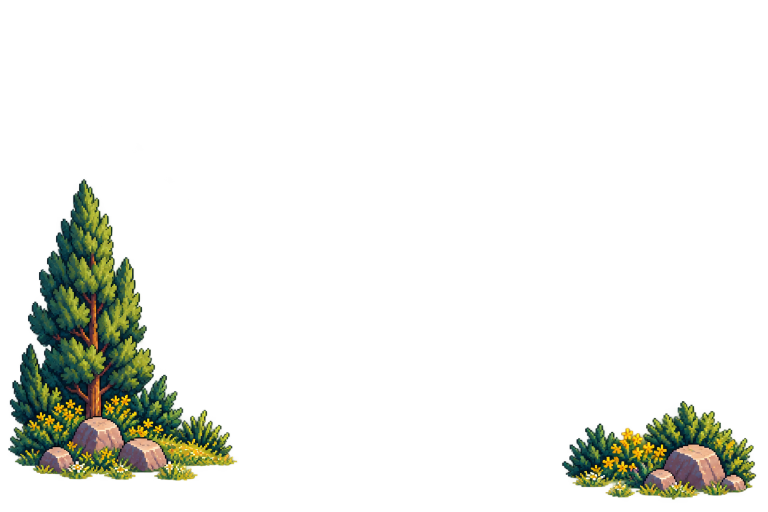
#> input picture Portfolio_Campamento_Documentacion_y_Assets_v1/portfolio-campamento/assets/world/camp-foreground.png, 1536 x 1024 px (shown at 1/2 size); its folder holds 3 pictures in this run
$ python build_catalog.py
#> lines starting #> are read from the running program, lines starting #| are printed output that depends on the picture
#!/usr/bin/env python3
"""Build manifests and the local preview catalog from the real asset files.

This script only reads source assets. It writes assets-manifest.json,
config/world-layout.json and preview/catalog.js. It can be run again after
new PNG brand files are added.

Usage from the kit root: python3 tools/build_catalog.py
"""

from __future__ import annotations

import argparse
from collections import Counter
from datetime import datetime, timezone
import hashlib
import json
from pathlib import Path
import wave
import xml.etree.ElementTree as ET

import numpy as np
from PIL import Image


SECTIONS = {
    "world": (0, "Mundo"),
    "destinations": (1, "Destinos"),
    "character": (2, "Personaje"),
    "decoration": (3, "Decoración"),
    "effects": (4, "Efectos"),
    "brand": (5, "Identidad"),
    "icons": (6, "Interfaz"),
    "audio": (7, "Audio"),
    "fonts": (8, "Tipografía"),
}

NAMES = {
    "world-backdrop": "Cordillera y paisaje lejano",
    "camp-ground": "Terreno del campamento",
    "camp-foreground": "Vegetación de primer plano",
    "poi-projects": "Taller · Proyectos",
    "poi-about": "Fogón · Sobre mí",
    "poi-journey": "Bitácora · Trayectoria",
    "poi-contact": "Radio · Contacto",
    "avatar-master": "Alejo · Personaje maestro",
    "alejo-portrait": "Alejo · Retrato pixel art",
    "avatar-movement-atlas": "Alejo · Poses y caminata",
    "camp-props-atlas": "Objetos reutilizables",
    "camp-effects-atlas": "Fuego, humo y agua",
    "favicon-master": "Símbolo · Fuente para favicon",
    "portfolio-share-cover": "Portada para compartir",
    "ui-open": "Abrir una ficha",
    "ui-close": "Cerrar una ficha",
    "discovery": "Descubrimiento",
    "step-soft": "Paso suave",
    "camp-ambience-loop": "Ambiente suave · Bucle de 12 s",
    "Lexend-Variable": "Lexend · Texto y controles",
    "PixelifySans-Variable": "Pixelify Sans · Títulos",
    "arrow-down": "Flecha abajo",
    "arrow-left": "Flecha izquierda",
    "arrow-right": "Flecha derecha",
    "arrow-up": "Flecha arriba",
    "book-open": "Bitácora",
    "briefcase-business": "Proyectos",
    "download": "Descargar CV",
    "external-link": "Enlace externo",
    "mail": "Correo",
    "map": "Mapa",
    "menu": "Menú",
    "volume-2": "Sonido activo",
    "volume-x": "Sonido desactivado",
    "x": "Cerrar",
}

NOTES = {
    "world-backdrop": "Fondo opaco. Se compone detrás del terreno sin deformar su proporción.",
    "camp-ground": "Capa con transparencia real. Los caminos y claros son una propuesta artística; no contienen colisiones programadas.",
    "camp-foreground": "Capa opcional de profundidad. Está oculta inicialmente en la composición para conservar visibles los destinos.",
    "poi-projects": "Edificio separado, con cartel vacío para añadir el título mediante la interfaz web.",
    "poi-about": "Zona del fogón y presentación personal; el efecto de fuego se integra por separado.",
    "poi-journey": "Mesa y bitácora para presentar la trayectoria.",
    "poi-contact": "Puesto de radio para acceder al contacto profesional.",
    "avatar-master": "Diseño maestro inspirado en la fotografía aportada. La foto original no se incluye en este kit.",
    "alejo-portrait": "Retrato estilizado para presentación personal; no sustituye una fotografía documental.",
    "avatar-movement-atlas": "20 cuadros con metadatos reales. Secuencias iniciales; revisar el movimiento al tamaño final.",
    "camp-props-atlas": "8 objetos con recortes variables y anclajes. Seleccioná cada nombre para inspeccionarlo.",
    "camp-effects-atlas": "3 secuencias de 4 cuadros. Las celdas incluyen chispas y fragmentos separados.",
    "favicon-master": "Arte fuente del símbolo. Preparar y revisar sus exportaciones pequeñas durante la integración.",
    "portfolio-share-cover": "Portada ilustrada para compartir el portfolio.",
}


def read_json(path: Path, fallback):
    return json.loads(path.read_text(encoding="utf-8")) if path.is_file() else fallback


def digest(path: Path) -> str:
    hasher = hashlib.sha256()
    with path.open("rb") as stream:
        for chunk in iter(lambda: stream.read(1024 * 1024), b""):
            hasher.update(chunk)
    return hasher.hexdigest()


def png_metadata(path: Path) -> dict:
    with Image.open(path) as image:
        width, height = image.size
        alpha = np.asarray(image.convert("RGBA"))[:, :, 3]
    ys, xs = np.where(alpha > 8)
    bounds = {"x": 0, "y": 0, "w": width, "h": height}
    if len(xs):
        bounds = {"x": int(xs.min()), "y": int(ys.min()),
                  "w": int(xs.max() - xs.min() + 1),
                  "h": int(ys.max() - ys.min() + 1)}
    return {
        "width": width, "height": height,
        "hasRealTransparency": bool((alpha < 255).any()),
        "visibleBounds": bounds,
        "boundsAlphaThreshold": 8,
        "defaultAnchor": {
            "x": bounds["x"] + bounds["w"] / 2,
            "y": bounds["y"] + bounds["h"],
        },
    }


def build_assets(root: Path) -> list[dict]:
    asset_root = root / "assets"
    audio_data = read_json(asset_root / "audio/metadataaudio.json", {}).get("files", [])
#> (reads Portfolio_Campamento_Documentacion_y_Assets_v1/portfolio-campamento/assets/audio/metadataaudio.json from the repository)
    audio_by_file = {item["file"]: item for item in audio_data}
    font_sources = read_json(asset_root / "fonts/sources.json", [])
    font_source_by_file = {item["file"]: item for item in font_sources}
    media = [p for p in asset_root.rglob("*") if p.is_file() and
             p.suffix.lower() in {".png", ".svg", ".wav", ".ttf", ".woff", ".woff2", ".otf"}]
    media.sort(key=lambda p: (SECTIONS.get(p.relative_to(asset_root).parts[0], (99, "Otros"))[0], p.name))
    result = []
    for path in media:
        relative = path.relative_to(root).as_posix()
        section = path.relative_to(asset_root).parts[0]
        asset_id = path.stem if section not in {"icons", "audio", "fonts"} else f"{section}-{path.stem}"
        item = {"id": asset_id, "name": NAMES.get(path.stem, path.stem),
                "path": relative, "category": SECTIONS.get(section, (99, "Otros"))[1],
                "bytes": path.stat().st_size, "sha256": digest(path)}
        if path.suffix.lower() == ".png":
            item.update({"kind": "image", "mimeType": "image/png", "sourceKind": "generated-art"})
            item.update(png_metadata(path))
#> in png_metadata, image is the input picture: PIL image 1536x1024 RGBA; mean R, G, B, A 18.7, 22.7, 11.2, 28.8
#> in png_metadata, `alpha = np.asarray(image.convert("RGBA"))[:, :, 3]`:
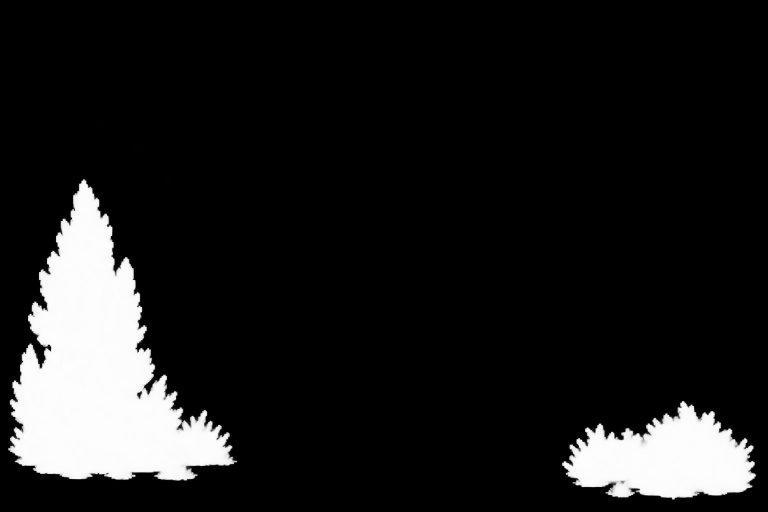
#> alpha: shape (1024, 1536) (shown at 1/2 size); min 0, max 254, mean 28.8
#> in png_metadata, `bounds = {"x": int(xs.min()), "y": int(ys.min()), "w": int(xs.max() - ..`: bounds = {'x': 16, 'y': 358, 'w': 1497, 'h': 642}
            atlas_path = path.with_suffix(".json")
            atlas = read_json(atlas_path, {})
            if isinstance(atlas, dict) and atlas.get("frames"):
                item.update({"kind": "spritesheet", "atlasMetadata": atlas_path.relative_to(root).as_posix(),
                             "frames": atlas["frames"], "animations": atlas.get("animations", {}),
                             "fps": atlas.get("fps", 6), "defaultAnimation": atlas.get("defaultAnimation"),
                             "qualityNotes": atlas.get("qualityNotes", [])})
                if atlas.get("sha256") != item["sha256"]:
                    raise ValueError(f"Atlas metadata does not match current PNG: {relative}")
            item["notes"] = NOTES.get(path.stem, "Ilustración generada para el kit del campamento.")
            item["wide"] = section == "world" or path.stem == "portfolio-share-cover"
        elif path.suffix.lower() == ".svg":
            svg = ET.parse(path).getroot()
            view_box = [float(v) for v in svg.attrib.get("viewBox", "0 0 24 24").split()]
            item.update({"kind": "icon", "mimeType": "image/svg+xml", "viewBox": view_box,
                         "sourceKind": "third-party", "source": "Lucide",
                         "licensePath": "assets/icons/LICENSE-lucide.txt",
                         "notes": "Icono SVG de Lucide; conservar su licencia al distribuir."})
        elif path.suffix.lower() == ".wav":
            with wave.open(str(path), "rb") as audio:
                rate, channels = audio.getframerate(), audio.getnchannels()
                seconds = audio.getnframes() / rate
            audio_info = audio_by_file.get(path.name, {})
            item.update({"kind": "audio", "mimeType": "audio/wav", "sourceKind": "original-synthesis",
                         "durationSeconds": round(seconds, 5), "sampleRate": rate, "channels": channels,
                         "loop": audio_info.get("loop", False),
                         "recommendedGain": audio_info.get("recommended_gain", 0.5),
                         "notes": audio_info.get("purpose_es", "Sonido original sintetizado para el campamento.")})
        else:
            source = font_source_by_file.get(path.relative_to(asset_root).as_posix(), {})
            family = "Pixelify Sans" if "Pixelify" in path.stem else "Lexend"
            license_name = "PixelifySans-OFL.txt" if "Pixelify" in path.stem else "Lexend-OFL.txt"
            item.update({"kind": "font", "mimeType": "font/ttf" if path.suffix.lower() == ".ttf" else "font/" + path.suffix[1:],
                         "family": family, "sourceKind": "third-party", "license": "SIL Open Font License 1.1",
                         "licensePath": "assets/fonts/" + license_name,
                         "sourceUrl": source.get("url"), "stylesheet": "assets/fonts/fonts.css",
                         "notes": "Fuente local; no se incluye como imagen en la galería."})
        result.append(item)
#> pass 2 of the loop in build_assets, `for path in media:`:
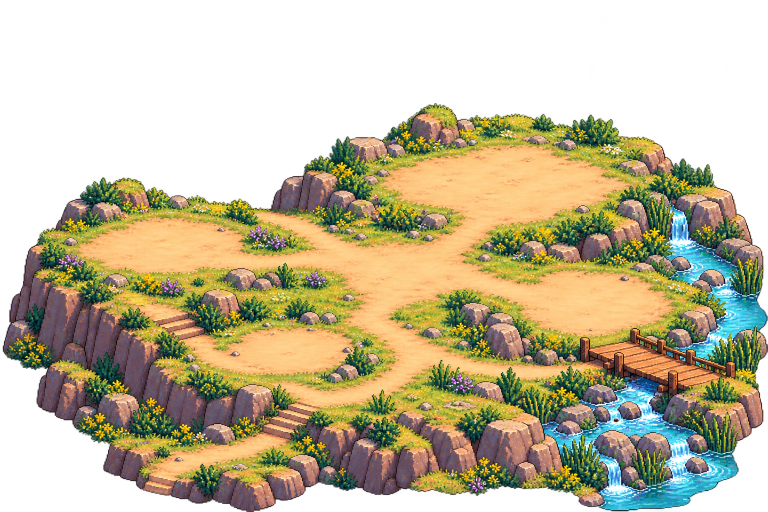
#> input picture Portfolio_Campamento_Documentacion_y_Assets_v1/portfolio-campamento/assets/world/camp-ground.png, 1536 x 1024 px (shown at 1/2 size)
#> in png_metadata, image is the input picture: PIL image 1536x1024 RGBA; mean R, G, B, A 107.9, 98.9, 64.5, 152.5
#> in png_metadata (call 2), `alpha = np.asarray(image.convert("RGBA"))[:, :, 3]`:
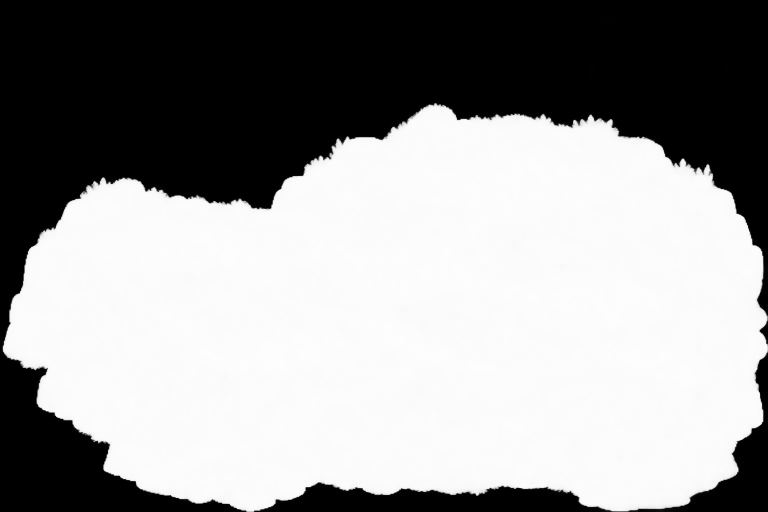
#> alpha: shape (1024, 1536) (shown at 1/2 size); min 0, max 254, mean 152.5
#> in png_metadata (call 2), `bounds = {"x": int(xs.min()), "y": int(ys.min()), "w": int(xs.max() - ..`: bounds = {'x': 5, 'y': 206, 'w': 1531, 'h': 818}
    return result


def make_scenes(assets: list[dict]) -> list[dict]:
    by_id = {a["id"]: a for a in assets}

    def covered_background(width: int, height: int) -> dict | None:
        asset = by_id.get("world-backdrop")
        if not asset:
            return None
        scale = max(width / asset["width"], height / asset["height"])
        return {"asset": asset["id"], "name": "Paisaje lejano",
                "x": (width - asset["width"] * scale) / 2,
                "y": (height - asset["height"] * scale) / 2,
                "scale": scale, "z": 0}

    def isolated(asset_id: str, x: float, y: float, visible_width: float, z: int) -> dict | None:
        asset = by_id.get(asset_id)
        if not asset:
            return None
        bounds = asset["visibleBounds"]
        return {"asset": asset_id, "name": asset["name"], "x": x, "y": y,
                "scale": visible_width / bounds["w"],
                "anchorX": bounds["x"] + bounds["w"] / 2,
                "anchorY": bounds["y"] + bounds["h"], "z": z,
                "placementBasis": "alpha>8 visual bounds; full source file remains unchanged"}

    def frame_layer(asset_id: str, frame_name: str, x: float, y: float, height: float, z: int) -> dict | None:
        asset = by_id.get(asset_id)
        if not asset:
            return None
        frame = next((f for f in asset.get("frames", []) if f["name"] == frame_name), None)
        if not frame:
            return None
        return {"asset": asset_id, "frame": frame_name, "name": frame_name,
                "x": x, "y": y, "scale": height / frame["h"],
                "anchorX": frame.get("anchorX", frame["w"] / 2),
                "anchorY": frame.get("anchorY", frame["h"]), "z": z}

    def scene(name: str, width: int, height: int, ground_x: float, ground_y: float,
              ground_width: float, destinations: list[tuple], avatar: tuple,
              decorations: list[tuple]) -> dict:
        layers = [covered_background(width, height)]
        if "camp-ground" in by_id:
            layers.append({"asset": "camp-ground", "name": "Terreno", "x": ground_x,
                           "y": ground_y, "width": ground_width, "z": 10})
        for asset_id, x, y, visible_width in destinations:
            layers.append(isolated(asset_id, x, y, visible_width, int(y)))
        ax, ay, ah = avatar
        layers.append(frame_layer("avatar-movement-atlas", "idle-down", ax, ay, ah, int(ay) + 1))
        for frame_name, x, y, target_height in decorations:
            layers.append(frame_layer("camp-props-atlas", frame_name, x, y, target_height, int(y) + 1))
        if "camp-foreground" in by_id:
            layers.append({"asset": "camp-foreground", "name": "Primer plano · opcional",
                           "x": ground_x, "y": ground_y, "width": ground_width,
                           "z": 5000, "visible": False})
        return {"name": name, "width": width, "height": height,
                "referenceOnly": True, "coordinateUnits": "logical scene pixels",
                "notes": "Composición de referencia para revisar escala y distribución. No define colisiones, caminos navegables ni un mapa de juego validado. Los destinos se colocan por el apoyo inferior de su silueta; el fondo conserva su proporción. El primer plano se deja oculto para no tapar destinos.",
                "layers": [layer for layer in layers if layer is not None]}

    return [
        scene("Escritorio · 1536 × 1152", 1536, 1152, 0, 128, 1536,
              [("poi-projects", 1000, 500, 520), ("poi-about", 320, 680, 320),
               ("poi-journey", 550, 860, 135), ("poi-contact", 1160, 800, 250)],
              (750, 800, 84), [("pine", 115, 1080, 230), ("bush", 1420, 1070, 70)]),
        scene("Celular · 768 × 1152", 768, 1152, -66, 440, 900,
              [("poi-projects", 520, 670, 300), ("poi-about", 150, 770, 220),
               ("poi-journey", 280, 930, 95), ("poi-contact", 600, 900, 190)],
              (380, 925, 70), []),
    ]


def main() -> int:
    parser = argparse.ArgumentParser(description=__doc__)
    parser.add_argument("--root", type=Path, default=Path(__file__).resolve().parents[1])
    args = parser.parse_args()
    root = args.root.resolve()
    assets = build_assets(root)
#> assets = 3 items
    scenes = make_scenes(assets)
#> in covered_background, `asset = by_id.get("world-backdrop")`: asset = 17 items
#> in covered_background, `scale = max(width / asset["width"], height / asset["height"])`: scale = 1.12
#> after the loop in scene, `for asset_id, x, y, visible_width in destinations:`: layers = 6 items
#> after the loop in scene, `for frame_name, x, y, target_height in decorations:`: layers = 9 items
#> the loop in scene (call 2), `for asset_id, x, y, visible_width in destinations:` made 4 passes
#> (asset_id, x, y, visible_width) on passes 1 to 4: ('poi-projects', 520, 670, 300), ('poi-about', 150, 770, 220), ('poi-journey', 280, 930, 95), ('poi-contact', 600, 900, 190)
#> scenes = 2 items
    kinds = Counter(a["kind"] for a in assets)
#> kinds = {'image': 3}
    media_paths = {a["path"] for a in assets}
#> media_paths = 3 items
    supporting = [p.relative_to(root).as_posix() for p in sorted((root / "assets").rglob("*"))
                  if p.is_file() and p.relative_to(root).as_posix() not in media_paths]
#> supporting = ['assets/audio/metadataaudio.json']
    manifest = {
        "schemaVersion": "1.0", "title": "Campamento creativo · Alejo Palavecino",
        "generatedAt": datetime.now(timezone.utc).isoformat(),
        "purpose": "Kit de assets para desarrollar un portfolio. No es una web publicada ni un juego completo.",
        "pathsRelativeTo": "kit root", "sourceImagesModifiedByBuilder": False,
        "summary": {"assetFiles": len(assets), "galleryFiles": sum(a["kind"] != "font" for a in assets),
                    "byKind": dict(sorted(kinds.items())), "totalAssetBytes": sum(a["bytes"] for a in assets)},
        "assets": assets, "supportingFiles": supporting,
        "worldLayout": "config/world-layout.json", "preview": "preview/index.html",
        "limits": [
            "Las composiciones son referencias de distribución; no representan navegación ni colisiones implementadas.",
            "Los atlas contienen coordenadas verificadas y ciclos iniciales que deben revisarse en el contexto final.",
            "El arte tiene apariencia pixelada; no se afirma una cuadrícula lógica uniforme de producción manual.",
            "El material profesional pendiente se describe en docs/CONTENIDO_PENDIENTE.md.",
        ],
    }
    layout = {"schemaVersion": "1.0", "referenceOnly": True,
              "assetManifest": "../assets-manifest.json", "coordinateUnits": "logical scene pixels",
              "scenes": scenes}
    gallery = []
    for asset in assets:
        if asset["kind"] == "font":
            continue
        entry = {k: asset[k] for k in ["id", "name", "kind", "category", "notes", "wide", "frames", "animations", "fps", "defaultAnimation"] if k in asset}
        entry["src"] = "../" + asset["path"]
        gallery.append(entry)
#> this loop made 3 passes
#> after the loop, gallery = 3 items
    catalog = {"title": "Campamento de Alejo · Kit visual",
               "subtitle": "Piezas originales, secuencias y composiciones de referencia para desarrollar el portfolio.",
               "assets": gallery, "scenes": scenes}
    (root / "config").mkdir(parents=True, exist_ok=True)
    (root / "preview").mkdir(parents=True, exist_ok=True)
    (root / "assets-manifest.json").write_text(json.dumps(manifest, ensure_ascii=False, indent=2) + "\n", encoding="utf-8")
    (root / "config/world-layout.json").write_text(json.dumps(layout, ensure_ascii=False, indent=2) + "\n", encoding="utf-8")
    (root / "preview/catalog.js").write_text("// Generated by tools/build_catalog.py from the real asset files.\nwindow.CAMP_CATALOG = " + json.dumps(catalog, ensure_ascii=False, indent=2) + ";\n", encoding="utf-8")
    print(json.dumps({"summary": manifest["summary"], "compositions": len(scenes),
                      "written": ["assets-manifest.json", "config/world-layout.json", "preview/catalog.js"]}, ensure_ascii=False))
#| {"summary": {"assetFiles": 3, "galleryFiles": 3, "byKind": {"image": 3}, "totalAssetBytes": 6214505}, "compositions": 2, "written": ["assets-manifest.json", "config/world-layout.json", "preview/catalog.js"]}
    return 0


if __name__ == "__main__":
    raise SystemExit(main())
#> (the program exits here)
